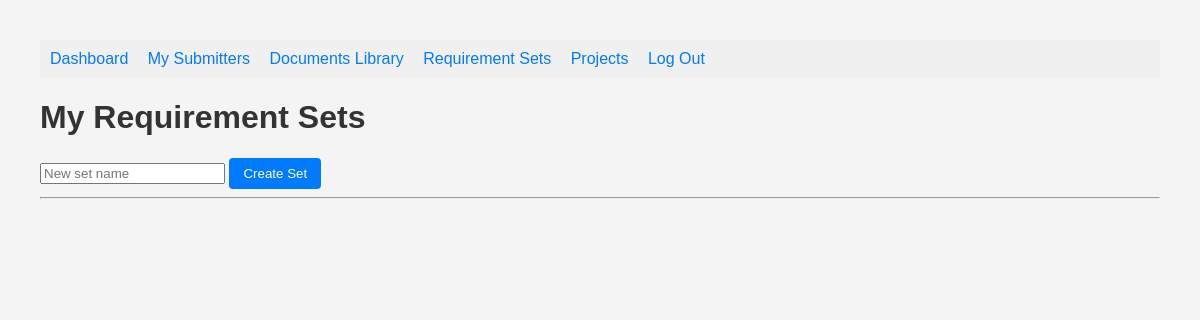
Page /my_sets (signed in) on the earlier database version.
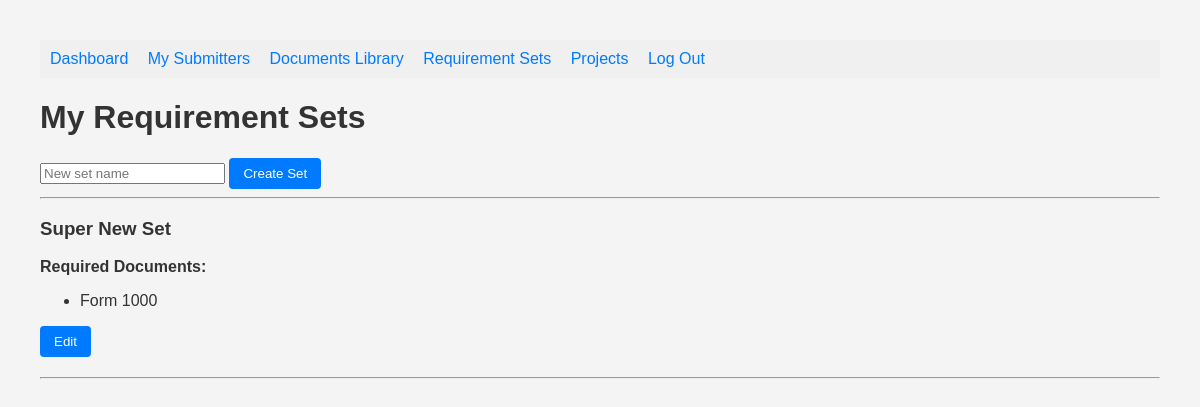
Same page on the later database version.
### tables this page shows
CREATE TABLE requirement_sets (
    id INTEGER PRIMARY KEY AUTOINCREMENT,
    name TEXT NOT NULL,
    admin_user_id INTEGER NOT NULL,
    FOREIGN KEY (admin_user_id) REFERENCES admin_users(id)
);

CREATE TABLE requirements (
    id INTEGER PRIMARY KEY AUTOINCREMENT,
    set_id INTEGER NOT NULL,
    doc_type TEXT NOT NULL, is_required BOOLEAN DEFAULT 1, expiry_required BOOLEAN DEFAULT 0,
    FOREIGN KEY (set_id) REFERENCES requirement_sets(id),
    UNIQUE (set_id, doc_type)
);

### app.py (the view)
@app.route("/my_sets", methods=['GET', 'POST'])
def my_sets():
    if not session.get("admin"):
        return redirect("/login")
    db = get_db()
    user_id = session["id"]
    if request.method == "POST":
        requirement_set = request.form.get("new_set_name")
        db.execute("INSERT INTO requirement_sets (admin_user_id, name) VALUES (?, ?)", (user_id, requirement_set))
        db.commit()
    doc_sets = db.execute("SELECT id, name FROM requirement_sets WHERE admin_user_id = ?", (user_id, )).fetchall()
    docs_by_set = {}
    for doc_set in doc_sets:
        set_id = doc_set["id"]
        docs = db.execute("SELECT doc_type FROM requirements WHERE set_id = ?", (set_id,)).fetchall()
        docs_by_set[set_id] = docs
    return render_template("my_sets.html", doc_sets=doc_sets, docs_by_set=docs_by_set)

### app.py (called while the page is built)
def get_db():
    conn = sqlite3.connect("database.db")
    conn.row_factory = sqlite3.Row
    return conn

### templates/my_sets.html (shortened to what this page needs)
<!DOCTYPE html>
<html lang="en">
<head>
    <link rel="stylesheet" href="{{ url_for('static', filename='style.css') }}">
</head>
<body>
    <nav style="background-color: #f0f0f0; padding: 10px;">
        <a href="/admin" style="margin-right: 15px;">Dashboard</a>
        <a href="/my_submitters" style="margin-right: 15px;">My Submitters</a>
        <a href="/documents_library" style="margin-right: 15px;">Documents Library</a>
        <a href="/my_sets" style="margin-right: 15px;">Requirement Sets</a>
        <a href="/projects" style="margin-right: 15px;">Projects</a>
        <a href="/logout">Log Out</a>
    </nav>
    <h1>My Requirement Sets</h1>
    <form method="post">
        <input type="text" name="new_set_name" placeholder="New set name" required>
        <button type="submit">Create Set</button>
    </form>
    <hr>
    {% for set in doc_sets %}
        <div style="margin-bottom: 20px;">
            <h3>{{ set.name }}</h3>
            <p><strong>Required Documents:</strong></p>
            <ul>
                {% for doc in docs_by_set[set.id] %}
                    <li>{{ doc.doc_type }}</li>
                {% else %}
                    <li><em>No documents assigned yet</em></li>
                {% endfor %}
            </ul>
            <a href="{{ url_for('edit_set', set_id=set.id) }}">
                <button type="button">Edit</button>
            </a>
        </div>
        <hr>
    {% endfor %}
</body>
</html>

### static/style.css (style rules this page uses)
body { font-family: Arial, sans-serif; margin: 40px; background-color: #f4f4f4; color: #333; }
nav { background-color: #f0f0f0; padding: 10px; margin-bottom: 20px; }
nav a { margin-right: 15px; text-decoration: none; color: #007bff; }
h1, h2, h3 { color: #333; }
button { padding: 8px 14px; background-color: #007bff; color: white; border: none; border-radius: 4px; cursor: pointer; }

Differences in the rows shown:
added requirement_sets: name "Super New Set"
added requirements: doc_type "Form 1000"
